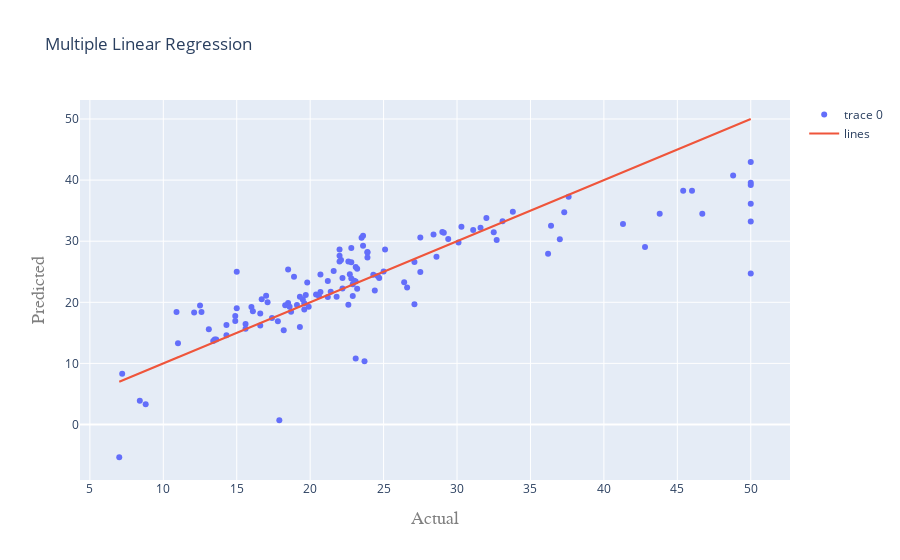

Source (notebook cell):
### Code cell
draw_graph(mlr_predictions,'Multiple Linear Regression')
